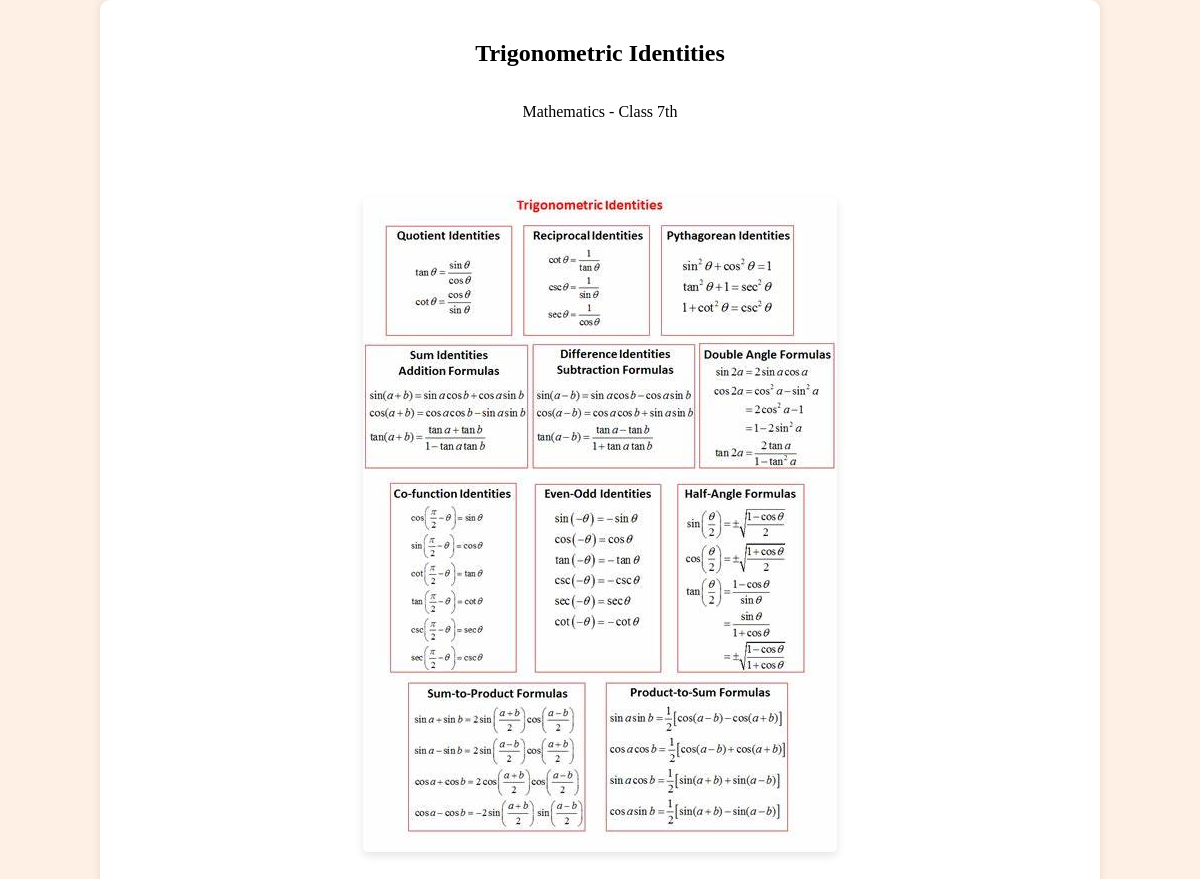
The page /LW/topic/1/ on the database as committed earlier.
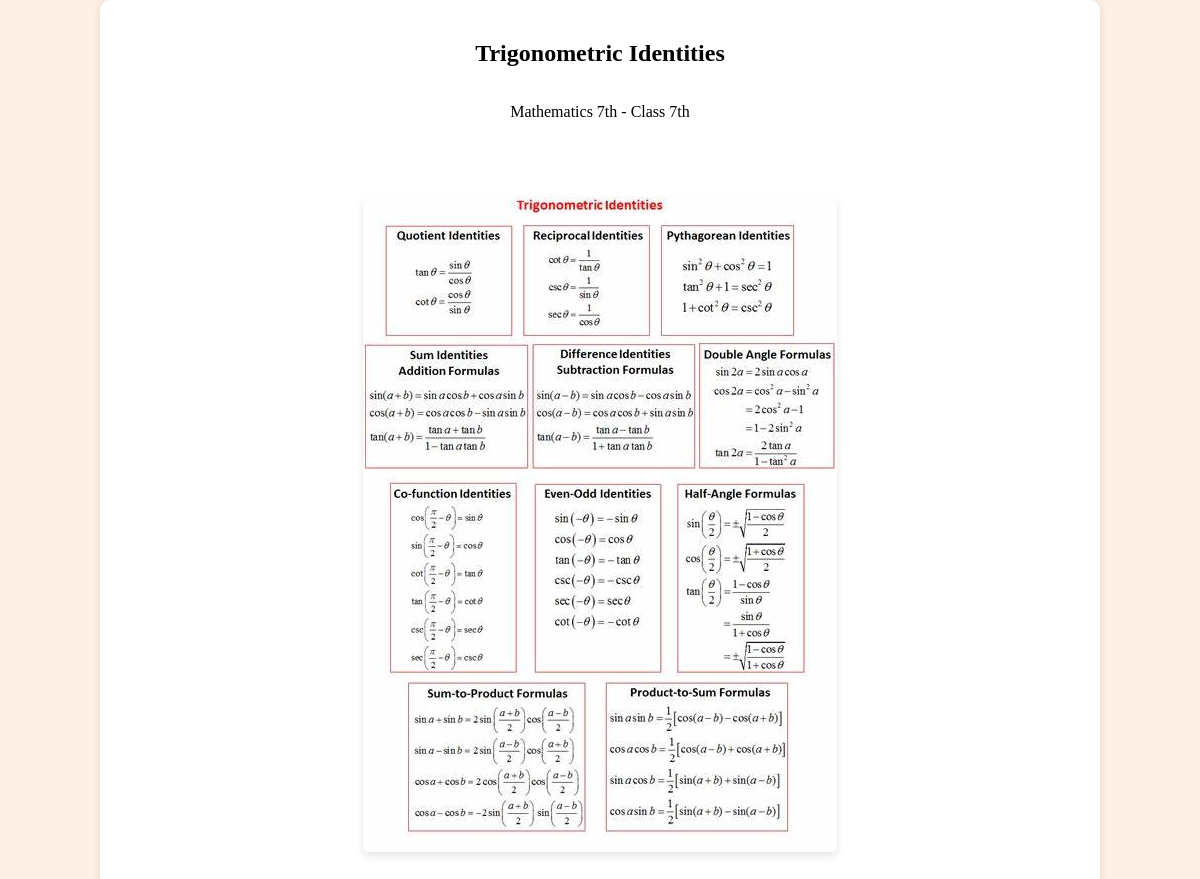
The same page on the database as committed later.
### LW/models.py (models this page shows, shortened)
class Topic(models.Model):
    name = models.CharField(max_length=100)
    classes = models.ForeignKey(Classes, on_delete=models.CASCADE)
    subject = models.ForeignKey(Subject, on_delete=models.CASCADE)
    heading = models.CharField(max_length=100, blank=True)
    content = tinymce_models.HTMLField()
    pdf_file = models.FileField(upload_to='pdf_files/', blank=True, null=True)
    image = models.ImageField(upload_to='topic_images/', default=None, null=True)
    points = tinymce_models.HTMLField()

class Subject(models.Model):
    name = models.CharField(max_length=50)
    classes = models.ForeignKey(Classes, on_delete=models.CASCADE)

class Classes(models.Model):
    name = models.CharField(max_length=50)

### LW/views.py (the view)
# urls.py: path('topic/<int:topic_id>/', views.topic_detail, name='topic_detail'),
def topic_detail(request, topic_id):
       selected_topic = get_object_or_404(Topic, id=topic_id)
       print(selected_topic.pdf_file)
       return render(request, 'LW/topic_detail.html', {'selected_topic': selected_topic})

### LW/templates/LW/topic_detail.html (shortened to what this page needs)
{% load static %}
<!DOCTYPE html>
<html>
<head>
    <link rel="stylesheet" type="text/css" href="{% static 'LW/topicdetail.css' %}">
</head>
<body>
    {% block content %}
    <div class="topic-detail-container-fluid">
        <div class="topic-detail">
            <h2>{{ selected_topic.name }}</h2>
            <p>{{ selected_topic.subject.name }} - {{ selected_topic.classes.name }}</p>
            <div class="topic-content">
            </div>
            {% if selected_topic.image %}
                <img src="{{selected_topic.image.url}}" alt="{{ selected_topic.name }}">
            {% endif %}
            <div class="topic-content">
            </div>
        </div>
    </div>
    {% endblock %}
</body>
</html>

Rows that differ between the two databases and show on the page:
changed Topic "Trigonometric Identities": subject.name "Mathematics" → "Mathematics 7th"
